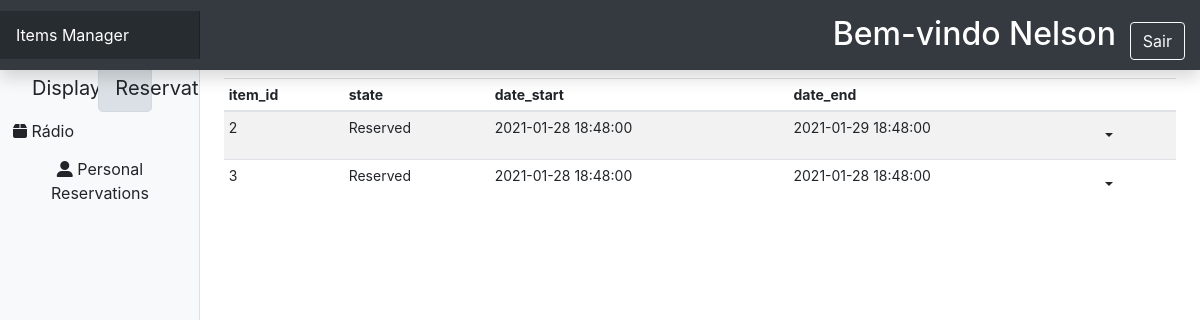
The app's page /reservation/1 (signed in) with its own data.
### models.py (models this page shows, shortened)
class User(UserMixin, db.Model):
    id = db.Column(db.Integer, primary_key=True)
    username = db.Column(db.String(20), nullable=False)
    phone_nr = db.Column(db.String(20), nullable=False)
    email = db.Column(db.String(50), nullable=False)
    password = db.Column(db.String(50), nullable=False)
    perms = db.Column(db.String(50), nullable=False)

class ItemType(db.Model):
    id = db.Column(db.Integer, primary_key=True)
    item_name = db.Column(db.String(100), nullable=False)
    item_description = db.Column(db.Text)
    items = db.relationship('Item', backref='item_type', lazy=True)

class Reservation(db.Model):
    id = db.Column(db.Integer, primary_key=True)
    item_id = db.Column(db.Integer, db.ForeignKey('item.id'), nullable=False)
    user_id = db.Column(db.Integer)
    state = db.Column(db.String(50), nullable=False)
    date_start = db.Column(db.DateTime, nullable=False)
    date_end = db.Column(db.DateTime, nullable=False)
    date_inserted = db.Column(db.DateTime, nullable=False, default=datetime.utcnow)
    date_updated = db.Column(db.DateTime, onupdate=datetime.utcnow)

### views.py (the view)
@app.route("/reservation/<item_type>")
def reservation(item_type):
    login_form = LoginForm()
    all_item_type = ItemType.query.all()
    item_type_selected = ItemType.query.filter_by(item_name=item_type).all()
    if len(item_type_selected) > 0:
        item_type_selected = item_type_selected[0]
    else:
        item_type_selected = ItemType.query.all()[0]
    reservation_list = Reservation.query.join(Item).filter_by(item_type_id=item_type_selected.id).all()
    return render_template('dashindex.html', item_type_list=all_item_type, item_type_selected=item_type_selected,
                           reservation_list=reservation_list, login=login_form)

### views.py (called while the page is built)
@login_manager.user_loader
def load_user(user_id):
    return User.query.get(user_id)

@app.before_request
def before_request():
    username = session.get('username')
    password = session.get('password')
    if password:
        if users.get(username) and users.get(username).get('password') == password:
            g.user = users.get(username)
        else:
            g.user = {}
    else:
        g.user = {}

### templates/dashindex.html (shortened to what this page needs)
<!DOCTYPE html>
<html lang="en">
<head>
    <link
            rel="stylesheet"
            href="https://cdn.jsdelivr.net/npm/bootstrap@4.5.3/dist/css/bootstrap.min.css"
    />
    <link href="{{ url_for('static', filename='dashboard.css') }}" rel="stylesheet"/>
</head>
<body>
<nav
        class="navbar navbar-dark sticky-top bg-dark flex-md-nowrap p-0 shadow"
>
    <a class="navbar-brand col-md-3 col-lg-2 mr-0 px-3" href="#"
    >Items Manager</a
    >
    <div style="padding: 15px 15px 10px">
        {% if current_user.is_authenticated %}
            <h2 id="user-greeting">Bem-vindo {{ current_user.username }}</h2>
            <a id="logoutBtn" class="btn btn-outline-light" role="button" href="{{ url_for('logout') }}">Sair</a>
        {% endif %}
    </div>
</nav>
<div class="container-fluid">
    <div class="row">
        <nav
                id="sidebarMenu"
                class="col-md-3 col-lg-2 d-md-block bg-light sidebar collapse"
        >
            <div class="sidebar-sticky pt-3">
                <ul class="nav flex-column">
                    <div
                            class="dispres container btn-group bt-group-lg"
                            role="group"
                            aria-label="Button group"
                    >
                        <div class="row">
                            {% if item_display_list %}
                            <li class="display col-md-5">
                                <a
                                        class="btn btn-light btn-block btn-lg active"
                                        href="{{ url_for('display', item_type=item_type_list.item_name)}}"
                                        role="button"
                                >
                                    Display
                                </a>
                            </li>
                            {% else %}
                            <li class="display col-md-5">
                                <a
                                        class="btn btn-light btn-block btn-lg"
                                        href="{{ url_for('display', item_type=item_type_list.item_name)}}"
                                        role="button"
                                >
                                    Display
                                </a>
                            </li>
                            {% endif %} {% if reservation_list %}
                            <li class="resevation col-md-5">
                                <a
                                        class="btn btn-light btn-lg btn-block active"
                                        href="{{ url_for('reservation', item_type=item_type_list.item_name)}}"
                                        role="button"
                                >
                                    Reservation
                                </a>
                            </li>
                            {% endif %}
                        </div>
                    </div>
                    {% for item_type in item_type_list -%}
                    <li class="nav-item">
                        <a
                                class="btn"
                                href="{% if reservation_list  %}
                        {{ url_for('reservation', item_type=item_type.item_name)}}
                        {% endif %}"
                                role="button"
                        >
                            <i class='fas fa-box'></i>
                            {{ item_type.item_name }}
                        </a>
                    </li>
                    {%- endfor %}
                    <div>
                        <li>
                            <a class="btn" href="/reservation/personal" role="button" style="float: bottom">
                                <i class='fas fa-user-alt'></i>
                                Personal Reservations
                            </a>
                        </li>
                    </div>
                </ul>
            </div>
        </nav>
        <main role="main" class="col-md-9 ml-sm-auto col-lg-10 px-md-4">
            <div class="table-responsive">
                <table class="table table-striped table-sm">
                    <thead>
                    <tr>
                         {% if reservation_list %}
                        <th>item_id</th>
                        <th>state</th>
                        <th>date_start</th>
                        <th>date_end</th>
                        <th> </th>
                        {% endif %}
                    </tr>
                    </thead>
                    <tbody>
                     {% if reservation_list %} {% for
                    reservation in reservation_list %}
                    <tr>
                        <td>{{reservation.item_id}}</td>
                        <td>{{reservation.state}}</td>
                        <td>{{reservation.date_start}}</td>
                        <td>{{reservation.date_end}}</td>
                        <td>
                            <div class="dropdown">
                                <button type="button" class="btn dropdown-toggle" data-toggle="dropdown"></button>
                            </div>
                        </td>
                    </tr>
                    {% endfor %} {% endif %}
                    </tbody>
                </table>
            </div>
        </main>
    </div>
</div>
</body>
</html>

### static/dashboard.css (style rules this page uses)
body { font-size: .875rem; }
.sidebar { position: fixed; top: 0; bottom: 0; left: 0; z-index: 100; padding: 48px 0 0; box-shadow: inset -1px 0 0 rgba(0, 0, 0, .1); }
.sidebar-sticky { position: relative; top: 0; height: calc(100vh - 48px); padding-top: .5rem; overflow-x: hidden; overflow-y: auto; }
.sidebar-sticky { position: -webkit-sticky; position: sticky; }
.navbar-brand { padding-top: .75rem; padding-bottom: .75rem; font-size: 1rem; background-color: rgba(0, 0, 0, .25); box-shadow: inset -1px 0 0 rgba(0, 0, 0, .25); }
#user-greeting { color: #fff; display: inline-block; margin: auto 0; padding-right: 10px; }

### records on screen
User: username "Nelson"
ItemType: item_name "Rádio"
Reservation: item_id "2", state "Reserved", date_start "2021-01-28 18:48:00", date_end "2021-01-29 18:48:00"
Reservation: item_id "3", state "Reserved", date_start "2021-01-28 18:48:00", date_end "2021-01-28 18:48:00"
